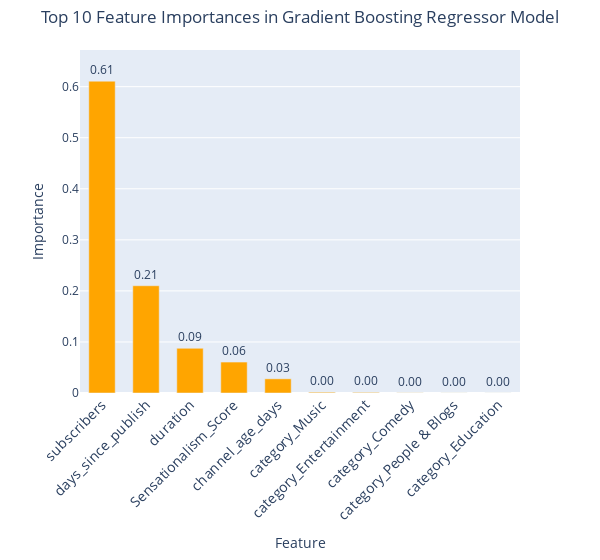

Write notebook code for a chart like this one.
### Markdown cell above
### 特徵重要性

### Code cell
import plotly.graph_objects as go
feature_importances = optimized_model.feature_importances_
feature_names = X_train.columns

# 創建特徵重要性的DataFrame
importances_df = pd.DataFrame({'feature': feature_names, 'importance': feature_importances})
importances_df = importances_df.sort_values(by='importance', ascending=False)

# 創建圖表
fig = go.Figure(go.Bar(
    x=importances_df['feature'][:10],
    y=importances_df['importance'][:10],
    text=importances_df['importance'][:10].apply(lambda x: f'{x:.2f}'),
    textposition='outside',
    marker_color='#ffa500',
    width=0.6
))

# 調整布局
fig.update_layout(
    title={
        'text': 'Top 10 Feature Importances in Gradient Boosting Regressor Model',
        'y':0.98,  # 標題在垂直方向的位置
        'x':0.5,  # 標題在水平方向的位置
        'xanchor': 'center',  # 確保標題的中心在 x 的位置
        'yanchor': 'top'      # 確保標題的底部在 y 的位置
    },
    xaxis=dict(
        title='Feature',
        tickangle=-45,
        tickfont=dict(size=14)
    ),
    yaxis=dict(
        title='Importance',
        range=[0, 1.1 * max(importances_df['importance'][:10])]
    ),
    margin=dict(t=50),  # 可能需要根據標題的大小調整邊距
    showlegend=False,
    bargap=0.05,
    width=600, # 調整圖表的寬度
)

# 顯示圖表
fig.show()

### Figure 1 — Plotly figure (JSON) as saved in the notebook; plotly's stock layout.template omitted (floating-point values rounded to 4 significant figures)
{"data": [{"marker": {"color": "#ffa500"}, "text": ["0.61", "0.21", "0.09", "0.06", "0.03", "0.00", "0.00", "0.00", "0.00", "0.00"], "textposition": "outside", "type": "bar", "width": 0.6, "x": ["subscribers", "days_since_publish", "duration", "Sensationalism_Score", "channel_age_days", "category_Music", "category_Entertainment", "category_Comedy", "category_People & Blogs", "category_Education"], "y": [0.6107, 0.21, 0.08756, 0.06062, 0.02776, 0.001502, 0.001185, 0.000341, 0.0001497, 8.423e-05]}], "layout": {"bargap": 0.05, "margin": {"t": 50}, "showlegend": false, "title": {"text": "Top 10 Feature Importances in Gradient Boosting Regressor Model", "x": 0.5, "xanchor": "center", "y": 0.98, "yanchor": "top"}, "width": 600, "xaxis": {"tickangle": -45, "tickfont": {"size": 14}, "title": {"text": "Feature"}}, "yaxis": {"range": [0, 0.6718], "title": {"text": "Importance"}}}}
